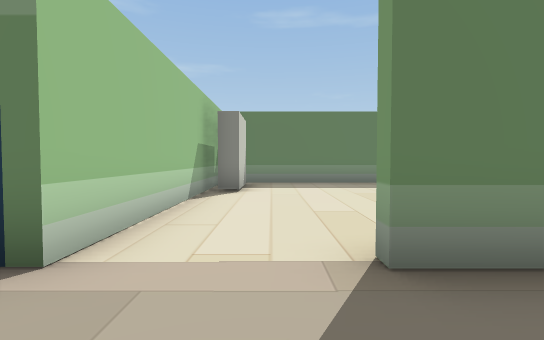
View 1 (above)

16 first-person views from a walk through a 3-D level made in the Unity game engine. The camera is 1.5 m above the floor, tilts 2° down and sees 85° across. The floor is counted in squares, 2 m on a side. Each view is taken from the middle of a square. On the plan, view 1 faces up. The plan holds only what a view shows up to about 10 squares ahead; the rest is blank. The place goes on beyond the plan. Some surface patterns are stand-ins.

View 2
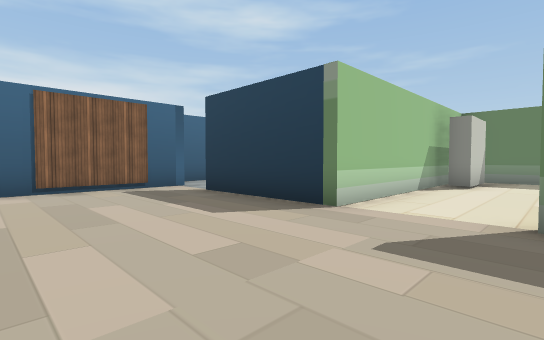

View 3
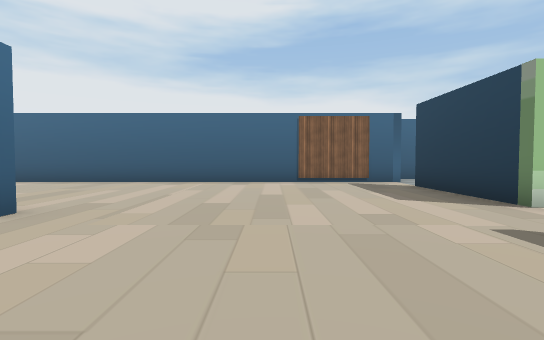

View 4
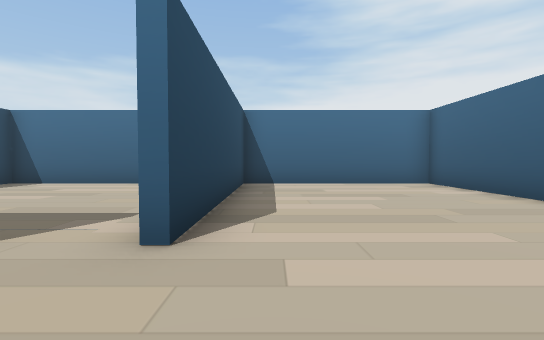

View 5
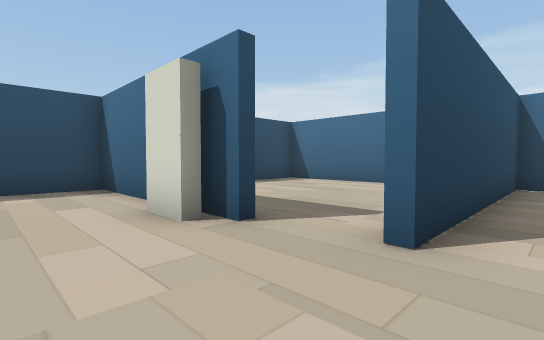

View 6
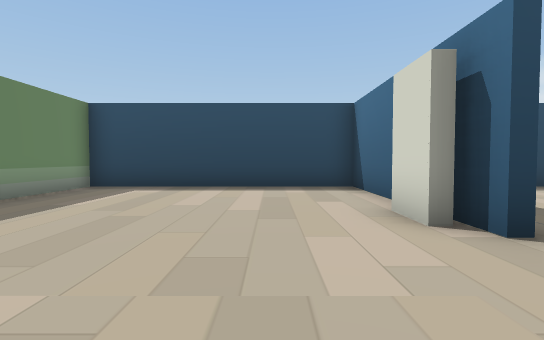

View 7
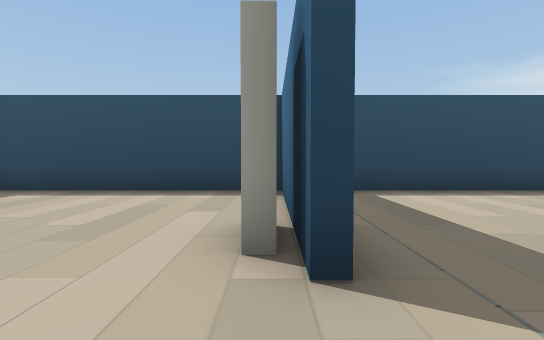

View 8
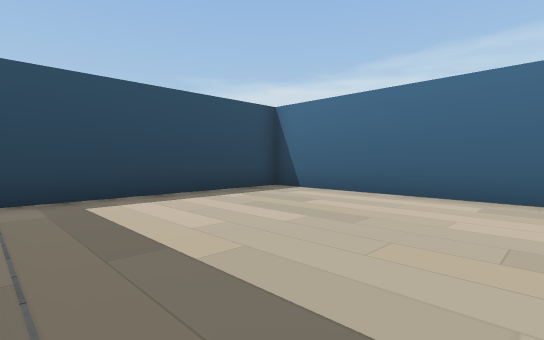

View 9
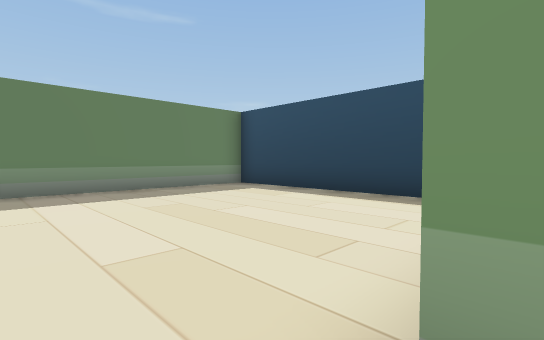

View 10
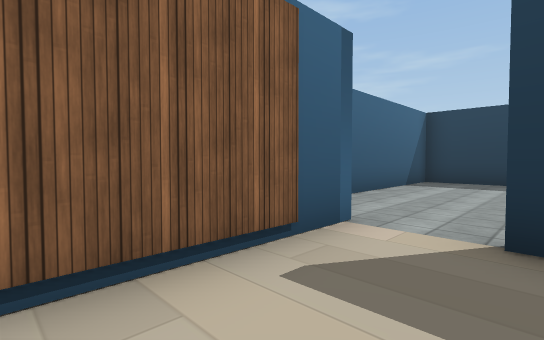

View 11
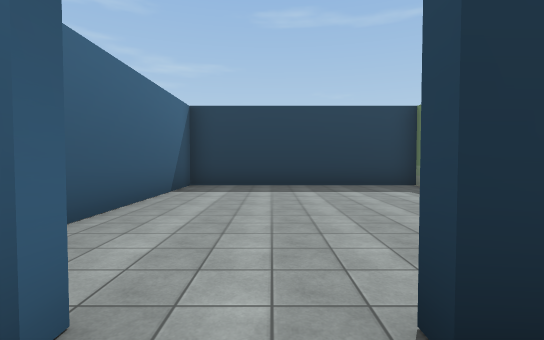

View 12
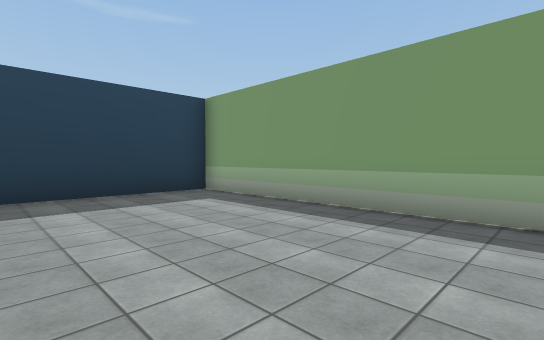

View 13
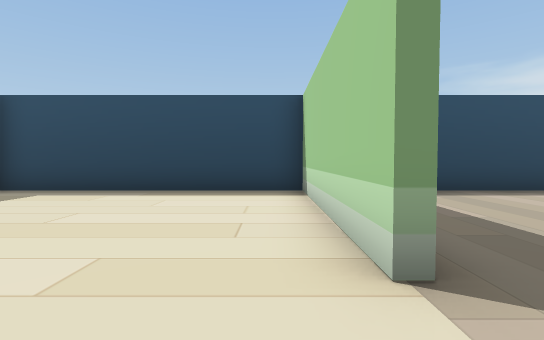

View 14
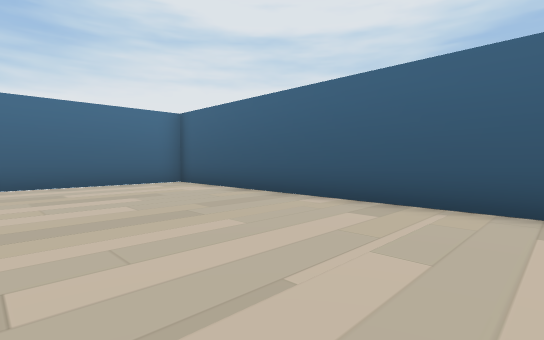

View 15
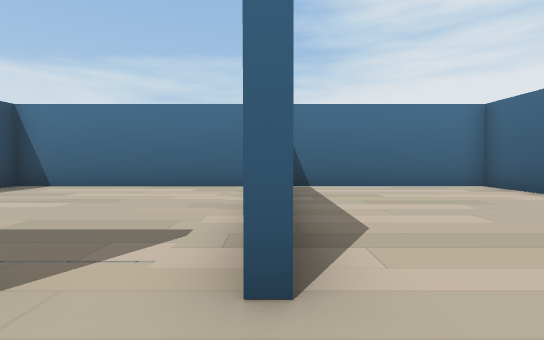

View 16
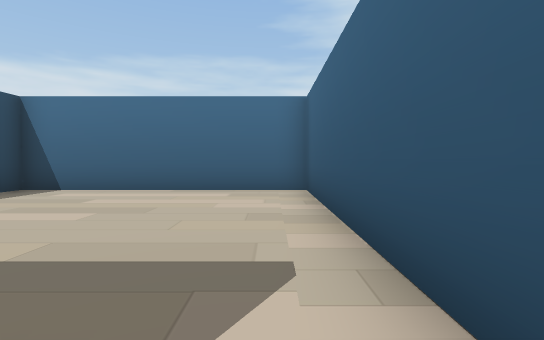

### Floor plan
Ten units are one square. View 1 is at (0, 0); x grows to the right and y downward. Boxes are objects, and circles mark ways between rooms. Rooms are numbered by the first view taken in them; rooms with no view inside come last. Other rooms are left out.
<svg viewBox="-89 -101 155 229">
<path fill="none" stroke="#000" d="M8 52 61 52 61 -20 34 -20M-9 59 -9 123 61 123 61 62M-16 -20 -54 -20M19 -20 8 -20 8 -23M-69 -14 -69 123 -11 123 -11 55M-69 -24 -69 -14M-18 -31 -18 -96 -84 -96 -84 -44M8 -23 61 -23 61 -96 -10 -96M-16 -86 -16 -20"/>
<rect x="15" y="45" width="10" height="10" fill="#bbb"><title>other object</title></rect>
<rect x="-15" y="-85" width="10" height="20" fill="#bbb"><title>other object</title></rect>
<circle cx="-60" cy="-20" r="3" fill="#2a7"/>
<circle cx="-5" cy="-20" r="3" fill="#2a7"/>
<text x="0" y="50">1</text>
<text x="-60" y="-60">2</text>
<text x="20" y="-60">3</text>
</svg>
Room 1 opens to room 2. Room 1 opens to room 3.

Where each view was taken, in squares from view 1:
view 1: 0 up, 0 right, facing up
view 2: 2 down, 1 right, facing up-left
view 3: 2 down, 3 right, facing left
view 4: 3 down, 2 left, facing down
view 5: 3 down, 2 left, facing down-right
view 6: 3 down, 2 left, facing right
view 7: 5 down, 1 left, facing right
view 8: 6 down, 0 right, facing down-right
view 9: 2 up, 0 right, facing up-right
view 10: 1 down, 5 left, facing up-left
view 11: 1 up, 6 left, facing up
view 12: 3 up, 6 left, facing up-right
view 13: 3 up, 1 left, facing right
view 14: 3 down, 2 left, facing down-left
view 15: 4 down, 1 left, facing down
view 16: 5 down, 0 right, facing down
